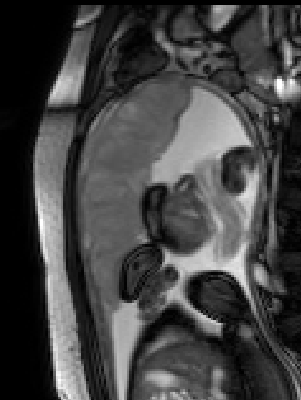
#> input picture util/level_set/data/a13_08_35img_cut.png, 301 x 400 px, found by its file name
$ python demo_interactive.py
#> lines starting #> are read from the running program, lines starting #| are printed output that depends on the picture; after the words box and inside, x2 and y2 are one past the last pixel; in counts of white or black regions, pixels touching at a corner belong together; pictures that were not available may be replaced by others from this repository, and a replacement may not be noted
import time
import numpy as np
import GeodisTK
import matplotlib.pyplot as plt
import scipy.ndimage.filters as filters
from PIL import Image
from scipy import ndimage
from skimage import measure
from mpl_toolkits.mplot3d import Axes3D
from ls_util.drlse_reion import *


def show_leve_set(fig, phi):
    ax1 = fig.add_subplot(111, projection='3d')
    y, x = phi.shape
    x = np.arange(0, x, 1)
    y = np.arange(0, y, 1)
    X, Y = np.meshgrid(x, y)
    ax1.plot_surface(X, Y, phi, rstride=2, cstride=2, color='r', linewidth=0, alpha=0.6, antialiased=True)
    ax1.contour(X, Y, phi, 0, colors='g', linewidths=2)

def show_image_and_segmentation(fig, img, contours):
    ax2 = fig.add_subplot(111)
    ax2.imshow(img, interpolation='nearest', cmap=plt.cm.gray)
    for n, contour in enumerate(contours):
        ax2.plot(contour[:, 1], contour[:, 0], linewidth=2)

def interactive_level_set(image_name, seg_name, seed_name):
    # read images as gray cale, and normalize the input image
#> called with image_name = 'data/a13_08_35img_cut.png', seg_name = 'data/a13_08_35seg_cut.png', seed_name = 'data/a13_08_35seed_cut.png'
    img0 = Image.open(image_name).convert('L')
#> img0 is the input picture: PIL image 301x400 L; min 0, max 255, mean 67.3
    seg  = Image.open(seg_name).convert('L')
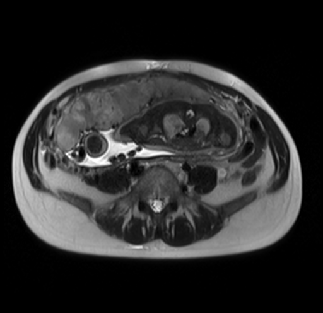
#> input picture util/level_set/data/a02_02_41img.png, 323 x 313 px, given in place of a13_08_35seg_cut.png, which was not available
    seed = Image.open(seed_name).convert('L')
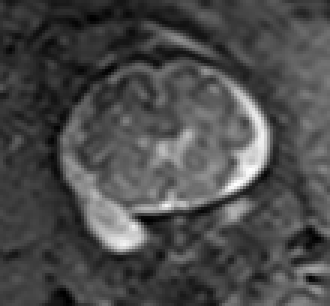
#> input picture util/level_set/data/a03_04_11img.png, 110 x 102 px, given in place of a13_08_35seed_cut.png, which was not available (shown 3 times larger)
#> seed is the input picture: PIL image 110x102 L; min 0, max 255, mean 74.5
    img = np.asarray(img0, np.float32)
    img = (img - img.mean())/img.std()
    seg = np.asarray(seg, np.float32)
#> seg: shape (313, 323) float32

    seed = np.asarray(seed)
    seed_f = seed == 255
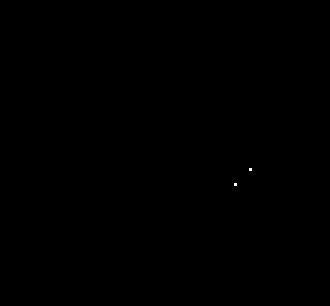
#> seed_f: shape (102, 110) bool (shown 3 times larger); 0.02% white in thin lines or dots, all inside (x1, y1, x2, y2) = (78, 56, 84, 62)
    seed_b = seed == 128
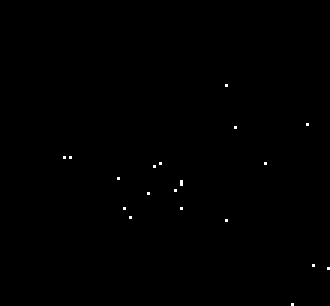
#> seed_b: shape (102, 110) bool (shown 3 times larger); 0.18% white in thin lines or dots, all inside (x1, y1, x2, y2) = (21, 28, 110, 102)
    print(seed_f.sum(), seed_b.sum())
#| 2 20
    Df = GeodisTK.geodesic2d_raster_scan(img, seed_f, 1.0, 2)
    Db = GeodisTK.geodesic2d_raster_scan(img, seed_b, 1.0, 2)
    Pf = np.exp(-Df); Pb = np.exp(-Db)
    Pf = Pf * (Pf > 0.7)
    Pb = Pb * (Pb > 0.4)
    Pfexp = np.exp(Pf); Pbexp = np.exp(Pb)
    Pf = Pfexp / (Pfexp + Pbexp)

    # down sample the images to save time
    img = ndimage.interpolation.zoom(img, 0.5)
    seg = ndimage.interpolation.zoom(seg, 0.5)
    Pf  = ndimage.interpolation.zoom(Pf,  0.5)

    # parameters
    timestep = 1        # time step
    iter_inner = 10
    iter_outer = 10
    mu   = 0.01/timestep   # coefficient of the distance regularization term R(phi)
    lmda = 1               # coefficient of the weighted length term L(phi)
    alfa = 1               # coefficient of the weighted area term A(phi)
    beta = 1
    epsilon = 1.5          # parameter that specifies the width of the DiracDelta function

    # initialize LSF as binary step function
    # the level set has positive value inside the contour and negative value outside
    # this is opposite to DRLSE
    c0 = 20
    initialLSF = -c0 * np.ones(seg.shape)
    initialLSF[seg > 127] = c0
    phi = initialLSF.copy()
    plt.ion()

    fig1 = plt.figure(1)
    fig2 = plt.figure(2)
    fig3 = plt.figure(3)

    potential = 2
    if potential == 1:
        potentialFunction = 'single-well'  # use single well potential p1(s)=0.5*(s-1)^2, which is good for region-based model
    elif potential == 2:
        potentialFunction = 'double-well'  # use double-well potential in Eq. (16), which is good for both edge and region based models
    else:
        potentialFunction = 'double-well'  # default choice of potential function

    t0 = time.time()
    # start level set evolution
    for n in range(iter_outer):
        # phi = drlse_edge(phi, g, lmda, mu, alfa, epsilon, timestep, iter_inner, potentialFunction)
        # phi = drlse_region(phi, seg, lmda, mu, alfa, epsilon, timestep, iter_inner, potentialFunction)
        phi = drlse_region_interaction(phi, seg, Pf, lmda, mu, alfa, beta, epsilon, timestep, iter_inner, potentialFunction)
    runtime = time.time() - t0
    print('running time', runtime)
    # # refine the zero level contour by further level set evolution with alfa=0
    # alfa = 0
    # iter_refine = 10
    # # phi = drlse_edge(phi, g, lmda, mu, alfa, epsilon, timestep, iter_refine, potentialFunction)
    # phi = drlse_region(phi, img,lmda, mu, alfa, epsilon, timestep, iter_refine, potentialFunction)

    finalLSF = phi.copy()
    print('show final fig 2')
    fig1.clf()
    init_contours =  measure.find_contours(seg, 128)
    show_image_and_segmentation(fig1, img, init_contours)

    fig2.clf()
    final_contours = measure.find_contours(finalLSF, 0)
    show_image_and_segmentation(fig2, img, final_contours)

    fig3.clf()
    show_leve_set(fig3, finalLSF)
    plt.pause(10)
    plt.show()

if __name__ == "__main__":
    # img_name = 'drlse_region/a02_02_41img.png'
    # seg_name = 'drlse_region/a02_02_41seg.png'
    # seed_name = 'drlse_region/a02_02_41seed.png'
    img_name = 'data/a13_08_35img_cut.png'
    seg_name = 'data/a13_08_35seg_cut.png'
    seed_name = 'data/a13_08_35seed_cut.png'
    interactive_level_set(img_name, seg_name, seed_name)
#> (the call stopped at in interactive_level_set, `Df = GeodisTK.geodesic2d_raster_scan(img, seed_f, 1.0, 2)`: GeodisTK is not available in this run)
